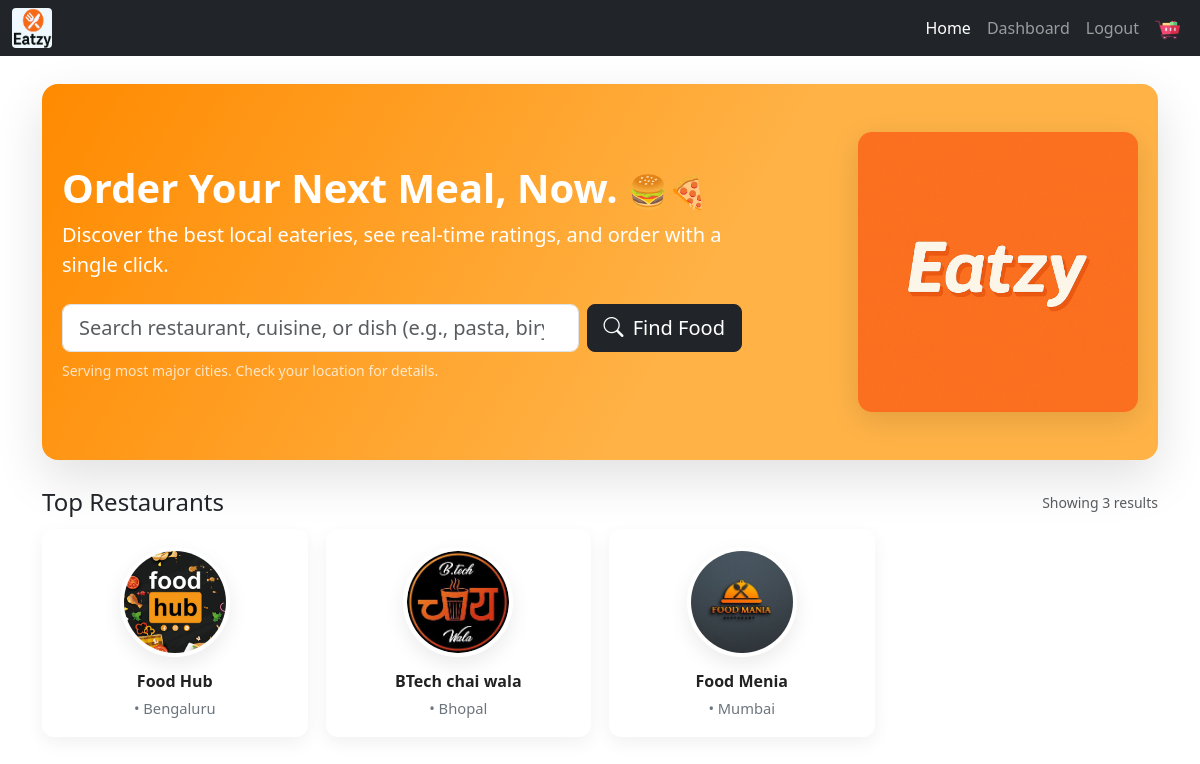
Page / (signed in) on the earlier database version.
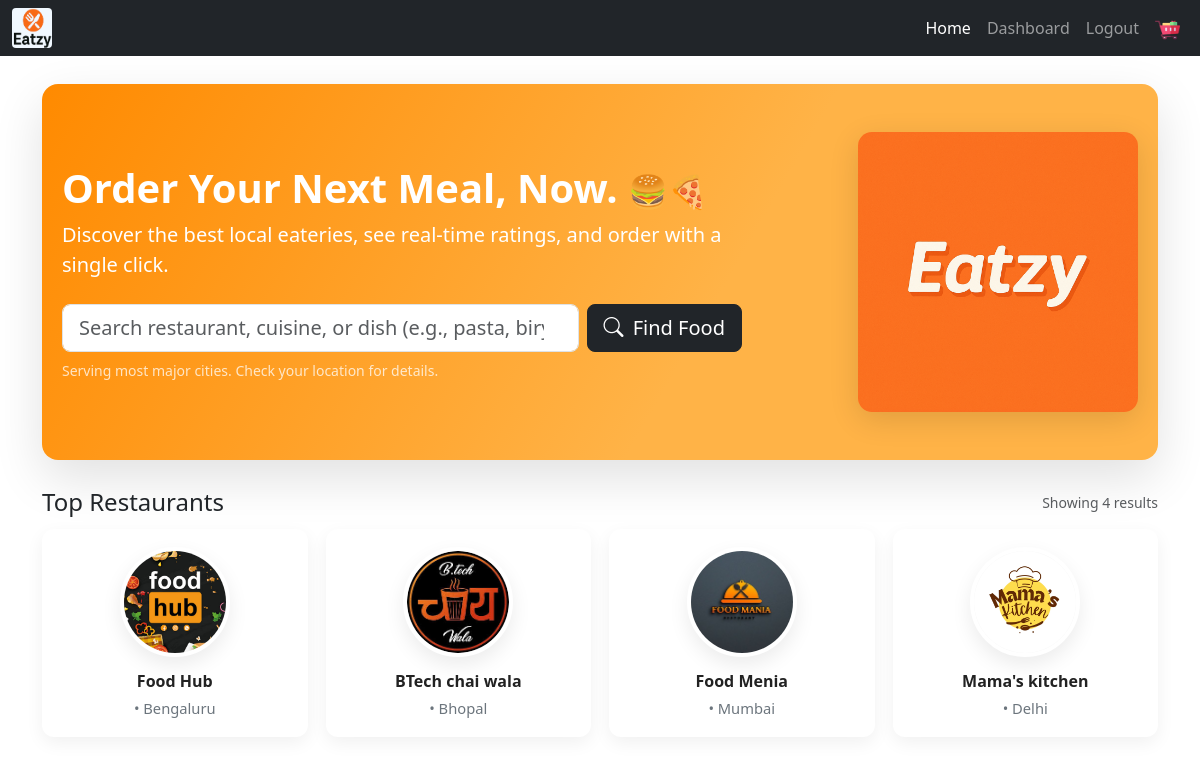
Same page on the later database version.
### venders/models.py (models this page shows, shortened)
class multiVenders(models.Model):
    user = models.OneToOneField(
        settings.AUTH_USER_MODEL,
        on_delete=models.CASCADE,
    )
    restaurent_name = models.CharField(max_length=100)
    address = models.CharField(max_length=100)
    city = models.CharField(max_length=100)
    state = models.CharField(max_length=100)
    zipcode = models.CharField(max_length=100)
    restaurent_lic = models.ImageField(upload_to='licience_pics', blank=True, null=True)
    restaurent_img = models.ImageField(upload_to='restaurent_pics', blank=True, null=True)
    is_approved = models.BooleanField(default=False)
    user_type = models.CharField(max_length=100, default='vender', editable=False)

### accounts/views.py (the view)
# urls.py: path('', views.home, name='home'),
@login_required(login_url="login")
def home(request):
    venders = multiVenders.objects.all()
    return render(request,'index.html',{'venders':venders})

### templates/index.html (shortened to what this page needs)
{% include "base.html" %}
{% load static %}
{% block start %}
<div class="container">
  <section class="hero-modern" aria-labelledby="hero-heading">
    <div class="hero d-flex flex-column flex-lg-row align-items-center justify-content-between">
      <div class="me-lg-5" style="max-width: 680px;">
        <h1 class="display-6 fw-bold mb-2">
          <span class="d-block d-sm-inline">Order Your Next Meal, Now.</span>
          <span style="font-size: 0.8em; opacity: 0.9;">🍔🍕</span>
        </h1>
        <p class="lead mb-4">
          Discover the best local eateries, see real-time ratings, and order with a single click.
        </p>
        <form method="get" action="{% url 'home' %}" class="d-flex flex-column flex-sm-row gap-2">
          <input type="search" name="q" class="form-control form-control-lg search-input"
            placeholder="Search restaurant, cuisine, or dish (e.g., pasta, biryani)" aria-label="Search"
            value="{{ request.GET.q|default:'' }}">
          <button class="btn btn-dark btn-lg flex-shrink-0" type="submit">
            <i class="bi bi-search me-1"></i> Find Food
          </button>
        </form>
        <small class="text-white mt-2 d-block opacity-75">Serving most major cities. Check your location for
          details.</small>
      </div>
      <div class="mt-4 mt-lg-0 ms-lg-3 text-center d-none d-lg-block">
        <img src="{% static 'images/banner.png' %}" alt="Eatzy banner"
          style="width:280px; max-width:40vw; border-radius:14px; box-shadow:0 8px 30px rgba(0, 0, 0, 0.12)">
      </div>
    </div>
  </section>
  <div class="top-header">
    <h3 class="h4 mb-0">Top Restaurants</h3>
    <small class="text-muted">Showing {{ venders|length }} results</small>
  </div>
  <div class="grid-wrap">
    {% for vender in venders %}
    <div class="simple-resto-card">
      <a href="{% url 'venderdetails' vender.id %}" class="text-decoration-none d-block"
        title="{{ vender.restaurent_name }}">
        {% if vender.restaurent_img %}
        <img src="{{ vender.restaurent_img.url }}" alt="{{ vender.restaurent_name }}" class="resto-thumb"
          loading="lazy">
        {% else %}
        <img src="{% static 'images/placeholder.png' %}" alt="placeholder" class="resto-thumb" loading="lazy">
        {% endif %}
        <div class="resto-name">{{ vender.restaurent_name }}</div>
        {% if vender.city %}
        <small class="resto-city">• {{ vender.city }}</small>
        {% endif %}
      </a>
    </div>
    {% empty %}
    <div class="col-12">
      <div class="alert alert-warning mb-0">No restaurants found right now. Please check back later.</div>
    </div>
    {% endfor %}
  </div>
</div>
{% endblock start %}

### templates/base.html (shortened to what this page needs)
{% load static %}
<!DOCTYPE html>
<html lang="en">
<head>
    <link href="https://cdn.jsdelivr.net/npm/bootstrap@5.3.8/dist/css/bootstrap.min.css" rel="stylesheet">
    <link rel="stylesheet" href="https://cdn.jsdelivr.net/npm/bootstrap-icons@1.13.1/font/bootstrap-icons.css">
    <link rel="stylesheet" href="https://cdnjs.cloudflare.com/ajax/libs/font-awesome/4.7.0/css/font-awesome.min.css">
</head>
<body>
    <header>
        <nav class="navbar navbar-expand-lg sticky-top navbar-dark bg-dark">
            <div class="container-fluid" style="margin: 0px;">
                <a class="navbar-brand" href="{% url 'home' %}" style="margin: 0px; padding:0px;">
                    <img src="{% static 'images/logo.png' %}" alt="Logo" width="40" height="40"
                        style="background-color: aliceblue; border-radius:10%; margin:0px;">
                </a>
                <div class="collapse navbar-collapse" id="navbarTogglerDemo03">
                    <ul class="navbar-nav ms-auto mb-2 mb-lg-0">
                        {% if user.is_authenticated %}
                        <li class="nav-item">
                            <a href="{% url 'home' %}" class="nav-link" id="home">Home</a>
                        </li>
                        <li class="nav-item">
                            <a href="{% url 'dashboard' %}" class="nav-link " id="dashboard">Dashboard</a>
                        </li>
                        <li class="nav-item">
                            <a href="{% url 'logout' %}" class="nav-link ">Logout</a>
                        </li>
                        <li class="nav-item">
                            <a href="{% url 'cart'%}" class="nav-link "><img src="{% static 'images/trolley.png' %}" alt="" width="25" height="20"></a>
                        </li>
                        {% endif %}
                    </ul>
                </div>
            </div>
        </nav>
    </header>
</body>
</html>

### templates/index.html (style rules this page uses)
.hero-modern { margin-top: 28px; padding: 48px 20px; border-radius: 16px; background: linear-gradient(120deg, #ff8a00 0%, #ffb347 60%); color: #fff; box-shadow: 0 18px 50px rgba(0, 0, 0, 0.12); overflow: visible; }
.top-header { display: flex; align-items: center; justify-content: space-between; margin-top: 28px; gap: 8px; }
.simple-resto-card { background: #fff; border-radius: 12px; padding: 18px 12px; text-align: center; transition: transform .16s ease, box-shadow .16s ease; box-shadow: 0 6px 18px rgba(0, 0, 0, 0.06); }
.resto-thumb { width: 110px; height: 110px; object-fit: cover; border-radius: 50%; border: 4px solid #fff; box-shadow: 0 8px 20px rgba(0, 0, 0, 0.08); margin: 0 auto; background: #f6f6f6; }
.resto-name { margin-top: 12px; font-weight: 700; color: #222; font-size: 1rem; }
.resto-city { display: block; color: #6c757d; font-size: 0.92rem; margin-top: 4px; }
.grid-wrap { display: grid; gap: 18px; grid-template-columns: repeat(2, 1fr); margin-top: 12px; }
@media (min-width:576px) { .grid-wrap { grid-template-columns: repeat(3, 1fr); } }
@media (min-width:768px) { .grid-wrap { grid-template-columns: repeat(4, 1fr); } }

Differences in the rows shown:
added multiVenders: restaurent_img (picture), restaurent_name "Mama's kitchen", city "Delhi"
Other differences:
{{ venders|length }}: "3" → "4"
